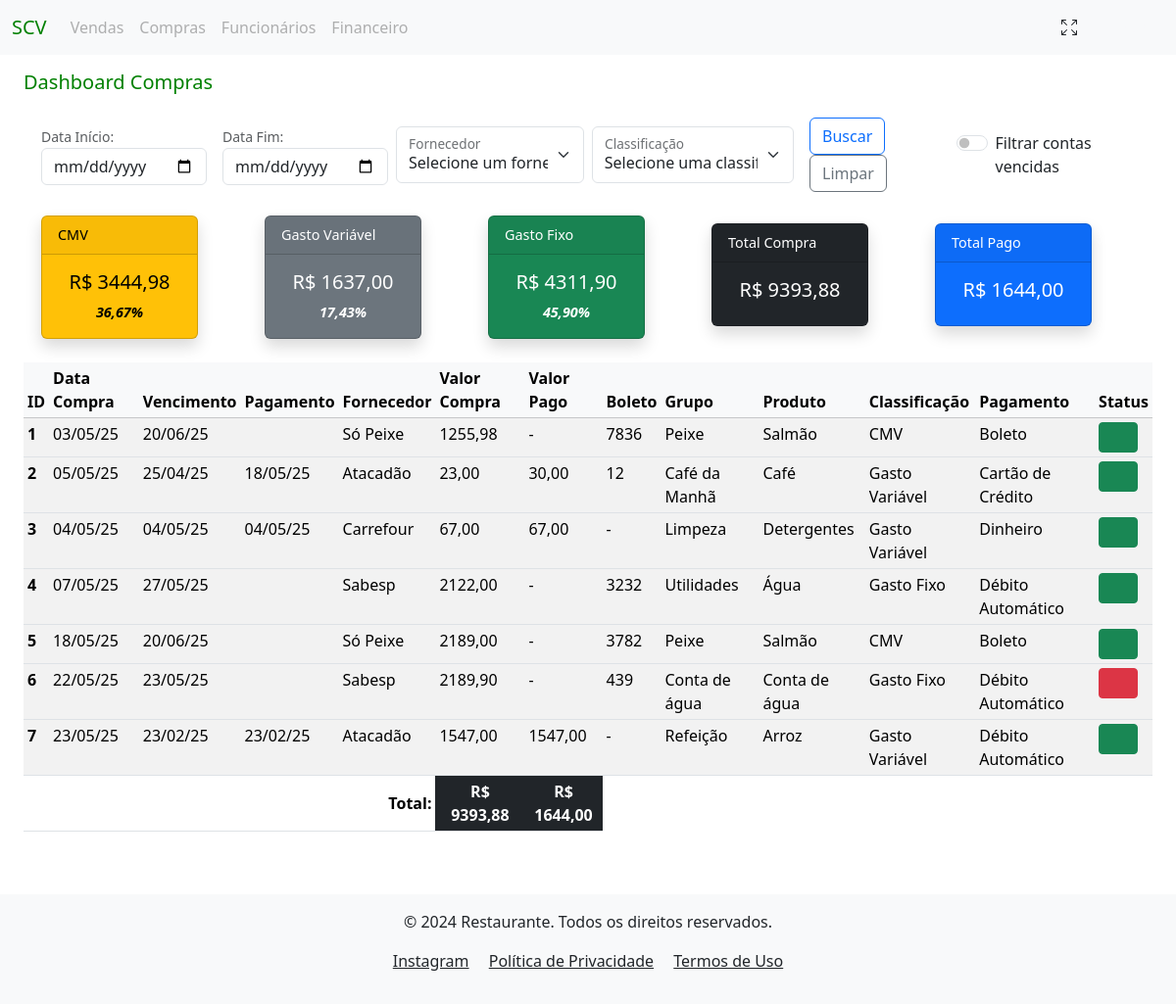
Before: /dashboard_compras?tenant=modelo_1 with the older database file.
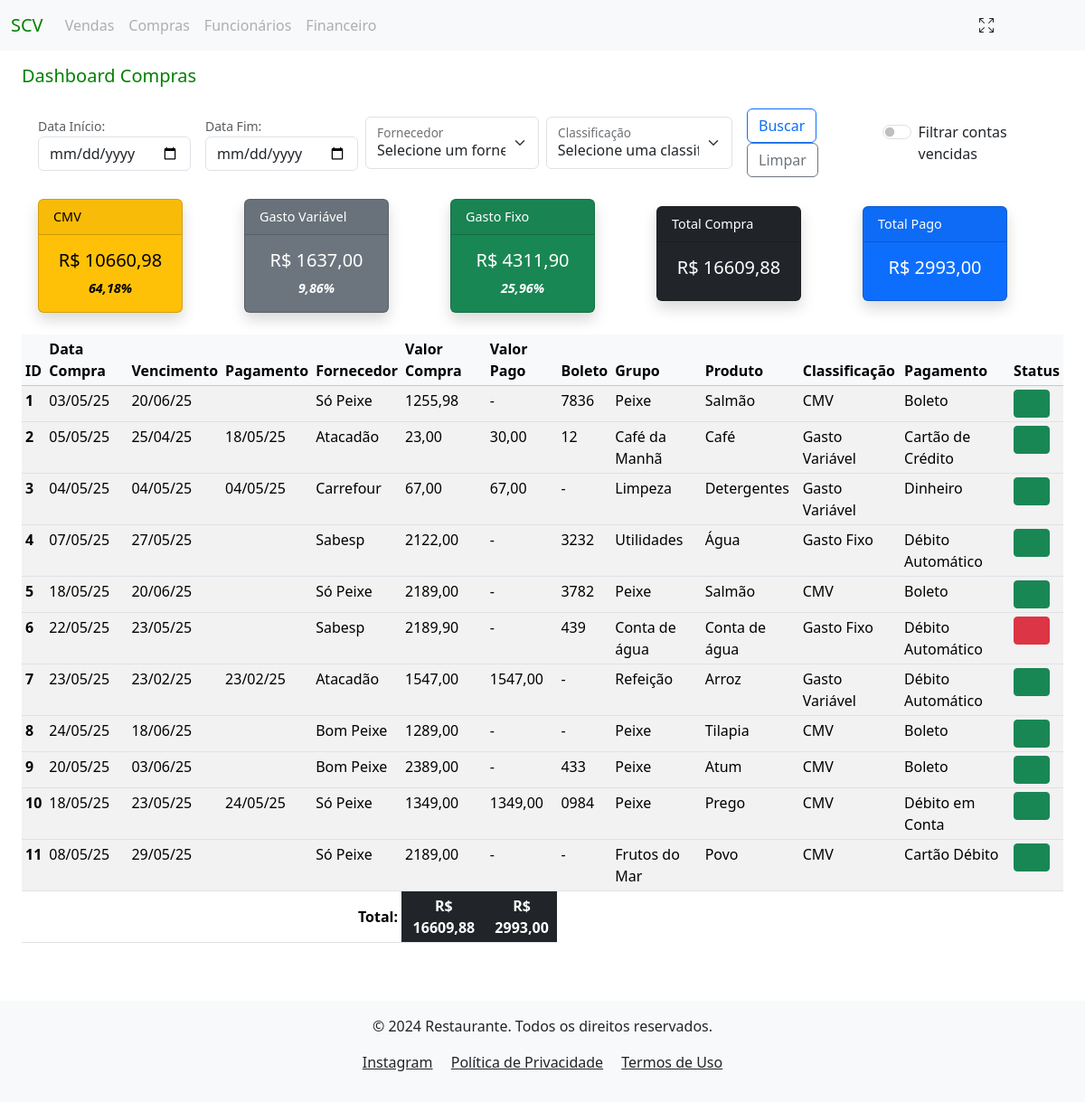
After: the same page with the newer database file.
### compras/models.py (models this page shows)
class Compras(models.Model):
    classificacao_choices = [
                        ('CMV', 'CMV'),
                        ('Gasto Fixo', 'Gasto Fixo'),
                        ('Gasto Variável', 'Gasto Variável')
                        ]
    tipo_pagamento = [
                    ('Dinheiro', 'Dinheiro'),
                    ('Cartão de Crédito', 'Cartão de Crédito'),
                    ('Cartão Débito', 'Cartão Débito'),
                    ('Pix', 'Pix'),
                    ('Cheque', 'Cheque'),
                    ('Transferência', 'Transferência'),
                    ('Boleto', 'Boleto'),
                    ('Débito em Conta', 'Débito em Conta')
    ]
    tenant = models.ForeignKey(Tenant, on_delete=models.CASCADE)
    created_at = models.DateTimeField(auto_now_add=True)
    data_compra = models.DateField(verbose_name="Data da Venda", null=False, blank=False)
    data_vencimento = models.DateField(verbose_name="Data do Vencimento", null=True, blank=False)
    data_pagamento = models.DateField(verbose_name="Data do Pagamento", null=True, blank=True)
    fornecedor = models.ForeignKey(Fornecedor, on_delete=models.PROTECT, verbose_name="Fornecedor", null=False, blank=False)
    valor_compra = models.DecimalField(verbose_name="Valor da Compra", max_digits=9, decimal_places=2, null=False, blank=False)
    valor_pago = models.DecimalField(verbose_name="Valor de Pagamento", max_digits=9, decimal_places=2, null=True, blank=True)
    qtd = models.CharField(verbose_name="Quantidade", max_length=10, null=True, blank=True)
    numero_boleto = models.CharField(verbose_name="Boleto", max_length=10, null=True, blank=True)
    grupo_produto = models.CharField(verbose_name="Grupo do Produto", max_length=20, null=True, blank=False)
    produto = models.CharField(verbose_name="Produto", max_length=20, null=True, blank=False)
    classificacao = models.CharField(verbose_name="Classificação", choices=classificacao_choices, max_length=20, null=True, blank=False)
    forma_pagamento = models.CharField(verbose_name="Forma de Pagamento", choices=tipo_pagamento, max_length=17, null=True, blank=False)
    observacao = models.CharField(verbose_name="Observação", max_length=35, null=True, blank=True)
    author = models.ForeignKey(settings.AUTH_USER_MODEL, on_delete=models.PROTECT, blank=False, default=1)
    dt_atualizado = models.DateTimeField(auto_now=True, null=False, blank=False)

class Fornecedor(models.Model):
    tenant = models.ForeignKey(Tenant, on_delete=models.CASCADE)
    created_at = models.DateTimeField(auto_now_add=True)
    nome_empresa = models.CharField(verbose_name="Fornecedor", max_length=50, blank=False)
    cnpj = models.CharField(verbose_name="CNPJ", max_length=14, null=True, blank=True)
    nome_contato = models.CharField(verbose_name="Contato", max_length=35, null=True, blank=True)
    telefone = models.CharField(verbose_name="Telefone", max_length=15, null=True, blank=True)
    email = models.CharField(verbose_name="E-mail", max_length=40, null=True, blank=True)
    endereco = models.CharField(verbose_name="Endereço", max_length=255, null=True, blank=True)
    cep = models.CharField(verbose_name="CEP", max_length=8, null=True, blank=True)
    numero = models.CharField(verbose_name="Número", max_length=10, null=True, blank=True)
    bairro = models.CharField(verbose_name="Bairro", max_length=20, null=True, blank=True)
    cidade = models.CharField(verbose_name="Cidade", max_length=30, null=True, blank=True)
    author = models.ForeignKey(settings.AUTH_USER_MODEL, on_delete=models.PROTECT, blank=False, default=1)
    dt_atualizado = models.DateTimeField(auto_now=True, null=False, blank=False)
    class Meta:
        unique_together = ('tenant', 'nome_empresa')
        verbose_name = "Fornecedor"
        verbose_name_plural = "Fornecedores"
    def __str__(self):
        return f"{self.nome_empresa}"

### financeiro/views.py (the view)
# urls.py: path('dashboard_compras', DashboardComprasView.as_view(), name='dashboard_compras'),
class DashboardComprasView(DashboardBaseView):
    def get(self, request):
        today = timezone.now().date()
        data_inicio = request.GET.get('data_inicio')
        data_fim = request.GET.get('data_fim')
        classificacao_selecionado = request.GET.getlist('classificacao')
        fornecedores_selecionado = request.GET.getlist('fornecedor')
        tenant = getattr(request.user, 'tenant', None)  # Obter o tenant do usuário logado
        filtrar_vencidas = request.GET.get('filtrar_vencidas') == 'on'
        compras = Compras.objects.all()
        filtros = FiltrosFinanceiro(
            data_inicio=data_inicio,
            data_fim=data_fim,
            campo_data='data_compra',
            classificacao=classificacao_selecionado,
            fornecedor=fornecedores_selecionado,
            tenant=tenant)
        compras_filtradas = filtros.aplicar_filtros(compras)
        if filtrar_vencidas:
            compras_filtradas = compras_filtradas.filter(
                Q(data_vencimento__lt=today) & Q(data_pagamento__isnull=True)
            )
        totais_compras = self.calcular_totais_compras(compras_filtradas)
        fornecedores = Compras.objects.filter(tenant=tenant).values('fornecedor__id', 'fornecedor__nome_empresa').distinct()
        classificacao = Compras.objects.filter(tenant=tenant).values('classificacao').distinct()
        context = {
            **totais_compras,
            'today': today,
            'data_inicio': data_inicio,
            'data_fim': data_fim,
            'campo_data': 'data_compra',
            'compras': compras_filtradas,
            'fornecedores_selecionados': fornecedores_selecionado,
            'fornecedores': fornecedores,
            'classificacao_selecionado': classificacao_selecionado,
            'classificacao': classificacao,
            'filtrar_vencidas': filtrar_vencidas, #Filtro de radio
        }
        return render(request, 'financeiro/dashboard_compras.html', context)

### project/context_processors.py (called while the page is built)
def tenant_context(request):
    return {
        'tenant': request.GET.get('tenant', None),
    }

### financeiro/templates/financeiro/dashboard_compras.html (shortened to what this page needs)
{% extends 'global/base.html' %}
{% block content %}
    <h5 class="mb-4 mt-3" style="color: green;">Dashboard Compras</h5>
    <div class="container">
        <form id="filtro-form" action="" method="GET" class="d-flex align-items-center">
            <div class="mb-2 me-2">
                <small for="data_inicio" class="form-text">Data Início:</small>
                <input type="date" class="form-control" id="data_inicio" name="data_inicio" value="{{ data_inicio }}">
            </div>
            <div class="mb-2 ms-2 me-2">
                <small for="data_fim" class="form-text">Data Fim:</small>
                <input type="date" class="form-control" id="data_fim" name="data_fim" value="{{ data_fim }}">
            </div>
            <div class="form-floating mb-2 me-2">
                <select class="form-select" id="floatingSelect" name="fornecedor" aria-label="Floating label select example">
                    <option value="">Selecione um fornecedor</option>
                </select>
                <label for="floatingSelect">Fornecedor</label>
            </div>
            <div class="form-floating mb-2 me-2">
                <select class="form-select" id="floatingSelect" name="classificacao" aria-label="Floating label select example">
                    <option value="">Selecione uma classificação</option>
                </select>
                <label for="floatingSelect">Classificação</label>
            </div>
            <div class="mb-2 ms-2 me-2">
                <button type="submit" class="btn btn-outline-primary me-2" name="buscar_compras">Buscar</button>
                <a href="{% url 'dashboard_compras' %}?tenant={{ tenant }}" class="btn btn-outline-secondary me-2">Limpar</a>
            </div>
            <div class="form-check form-switch mb-2 me-2">
                <input class="form-check-input" type="checkbox" role="switch" id="flexSwitchCheckDefault" name="filtrar_vencidas" {% if filtrar_vencidas %}checked{% endif %} onchange="document.getElementById('filtro-form').submit();">
                <label class="form-check-label" for="flexSwitchCheckDefault">Filtrar contas vencidas</label>
            </div>
        </form>
    </div>
    {% if compras %}
        <div>
            <div class="justify-content-around flex-wrap mt-3">
                {% include 'financeiro/cards/cards_compras.html' %}
            </div>
            <div class="mt-3">
                {% include 'financeiro/table/tabela_compras.html' %}
            </div>
        </div>
    {% else %}
        <div class="container">
            <div class="alert alert-warning mt-3" role="alert">
                Não há compras para o filtro selecionadocadastradas.
            </div>
        </div>
    {% endif %}
{% endblock content %}

### financeiro/templates/financeiro/table/tabela_compras.html (shortened to what this page needs)
<div class="col-md-12 mt-2">
    <div class="table-responsive">
        <table class="table table-sm table-striped table-hover mt-2">
            <thead class="table-light">
                <tr>
                    <th scope="col">ID</th>
                    <th scope="col">Data Compra</th>
                    <th scope="col">Vencimento</th>
                    <th scope="col">Pagamento</th>
                    <th scope="col">Fornecedor</th>
                    <th scope="col">Valor Compra</th>
                    <th scope="col">Valor Pago</th>
                    <th scope="col">Boleto</th>
                    <th scope="col">Grupo</th>
                    <th scope="col">Produto</th>
                    <th scope="col">Classificação</th>
                    <th scope="col">Pagamento</th>
                    <th scope="col">Status</th>
                </tr>
            </thead>
            <tbody>
                {% for compra in compras %}
                    <tr>
                        <th scope="row">{{ compra.pk }}</th>
                        <td>{{ compra.data_compra|date:"d/m/y" }}</td>
                        <td>{{ compra.data_vencimento|date:"d/m/y" }}</td>
                        <td>{{ compra.data_pagamento|date:"d/m/y" }}</td>
                        <td>{{ compra.fornecedor }}</td>
                        <td>{{ compra.valor_compra|floatformat:2|default:"-" }}</td>
                        <td>{{ compra.valor_pago|floatformat:2|default:"-" }}</td>
                        <td>{{ compra.numero_boleto|default:"-" }}</td>
                        <td>{{ compra.grupo_produto|default:"-" }}</td>
                        <td>{{ compra.produto|default:"-" }}</td>
                        <td>{{ compra.classificacao|default:"-" }}</td>
                        <td>{{ compra.forma_pagamento|default:"-" }}</td>
                        <td>
                            <span
                                class="btn btn-sm
                                {% if compra.data_vencimento < today and not compra.data_pagamento %}
                                    btn-danger
                                {% else %}
                                    btn-success
                                {% endif %}"
                                >&nbsp;&nbsp;&nbsp;&nbsp;&nbsp;&nbsp;
                            </span>
                        </td>
                    </tr>
                {% endfor %}
            </tbody>
            <tfoot>
                <tr>
                    <td colspan="5" class="text-end fw-bold">Total:</td>
                    <td class="bg-dark text-white fw-bold text-center">R$ {{ total_compras|floatformat:2 }}</td>
                    <td class="bg-dark text-white fw-bold text-center">R$ {{ total_pago|floatformat:2 }}</td>
                </tr>
            </tfoot>
        </table>
    </div>
</div>

Changed rows visible on the page:
added Compras: pk "8", data_compra "24/05/25", data_vencimento "18/06/25", fornecedor "Bom Peixe", valor_compra "1289,00", valor_pago "-", numero_boleto "-", grupo_produto "Peixe", produto "Tilapia", classificacao "CMV", forma_pagamento "Boleto"
added Compras: pk "9", data_compra "20/05/25", data_vencimento "03/06/25", fornecedor "Bom Peixe", valor_compra "2389,00", valor_pago "-", numero_boleto "433", grupo_produto "Peixe", produto "Atum", classificacao "CMV", forma_pagamento "Boleto"
added Compras: pk "10", data_compra "18/05/25", data_vencimento "23/05/25", data_pagamento "24/05/25", fornecedor "Só Peixe", valor_compra "1349,00", valor_pago "1349,00", numero_boleto "0984", grupo_produto "Peixe", produto "Prego", classificacao "CMV", forma_pagamento "Débito em Conta"
added Compras: pk "11", data_compra "08/05/25", data_vencimento "29/05/25", fornecedor "Só Peixe", valor_compra "2189,00", valor_pago "-", numero_boleto "-", grupo_produto "Frutos do Mar", produto "Povo", classificacao "CMV", forma_pagamento "Cartão Débito"
Other visible differences:
{{ total_cmv|floatformat:2 }}: "3444,98" → "10660,98"
{{ taxa_cmv }}: "36,67" → "64,18"
{{ taxa_gasto_variavel }}: "17,43" → "9,86"
{{ taxa_gasto_fixo }}: "45,90" → "25,96"
{{ total_compras|floatformat:2 }}: "9393,88" → "16609,88"
{{ total_pago|floatformat:2 }}: "1644,00" → "2993,00"
